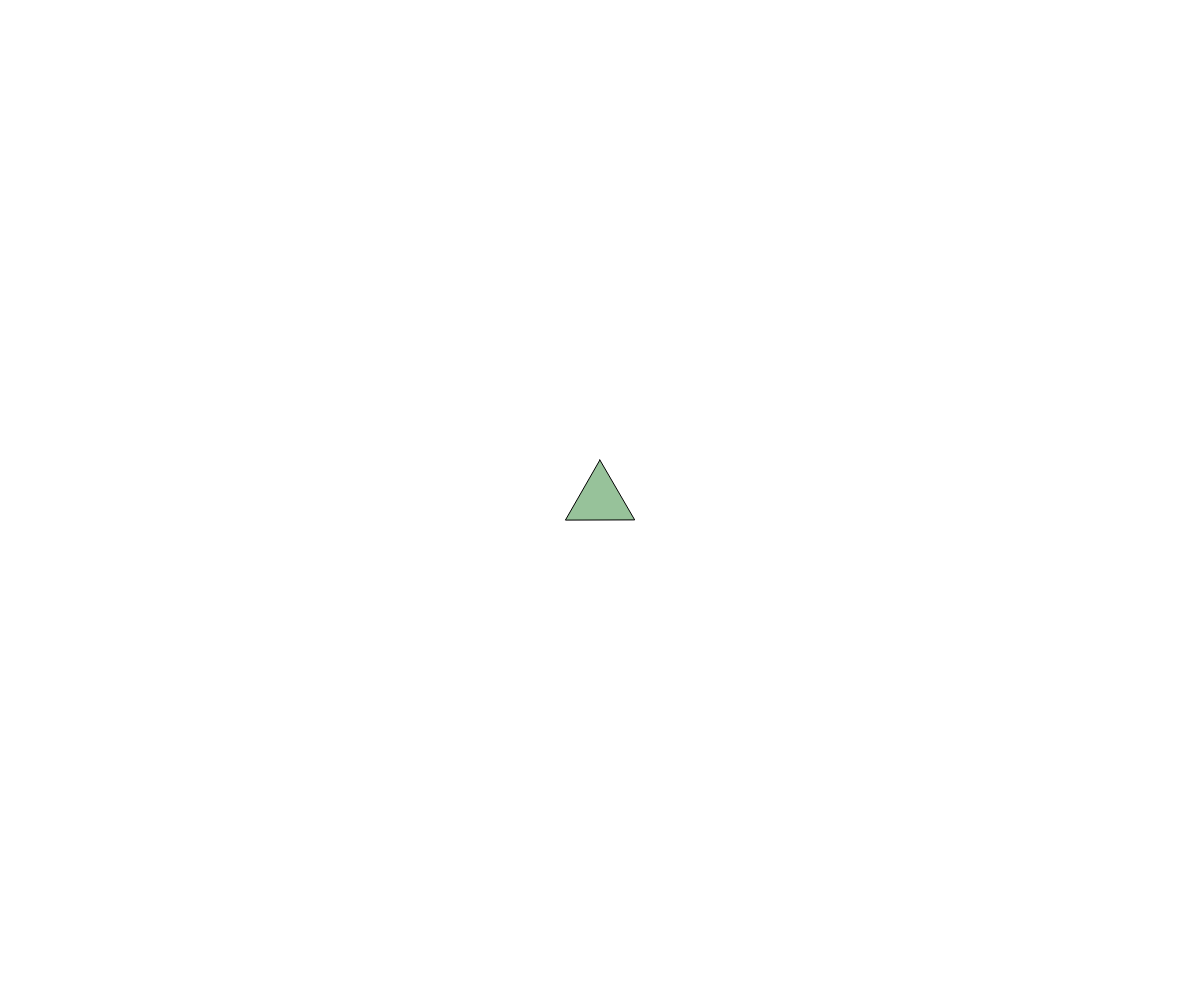
Frame 1 (no input)
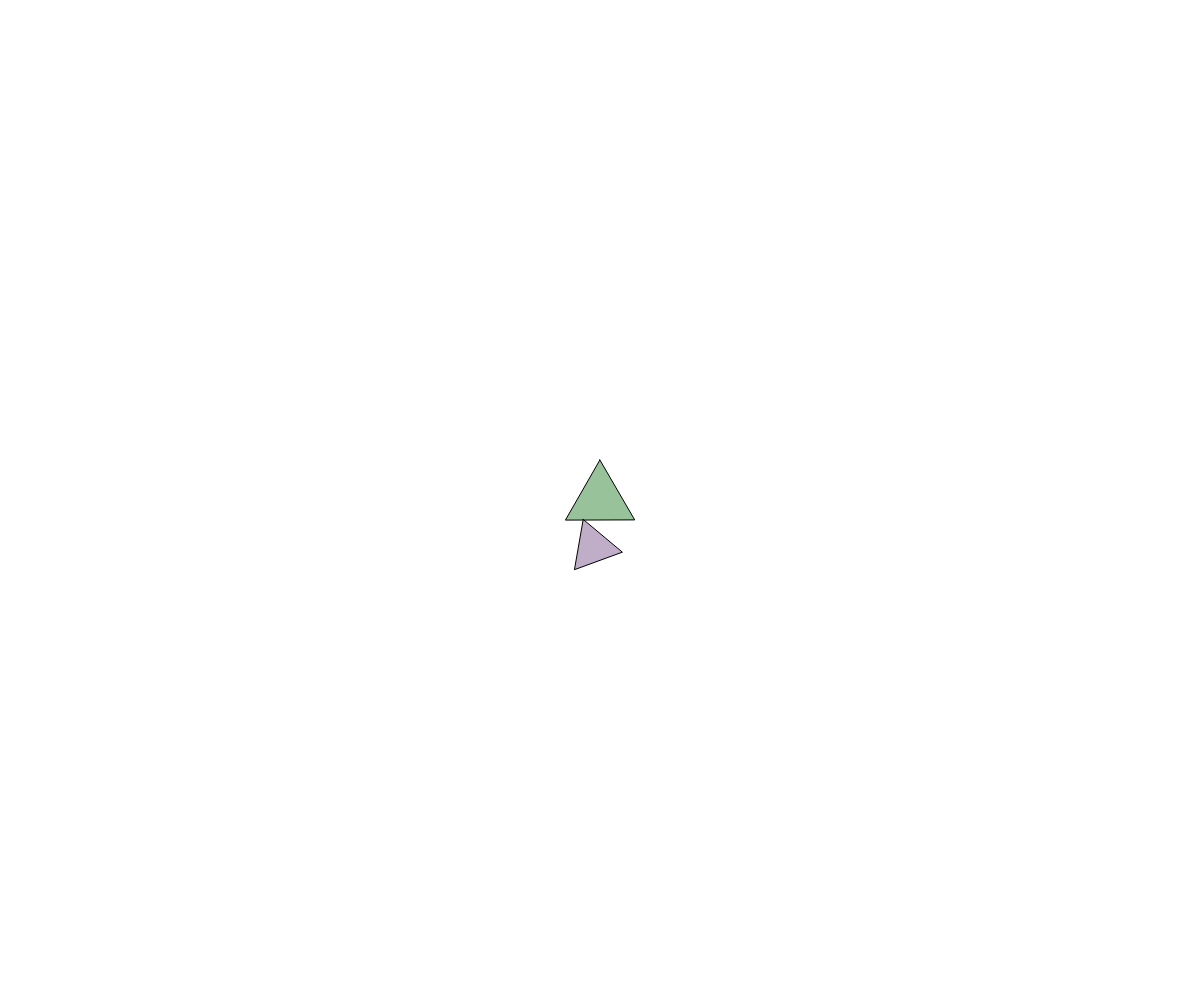
Frame 60 (no input)
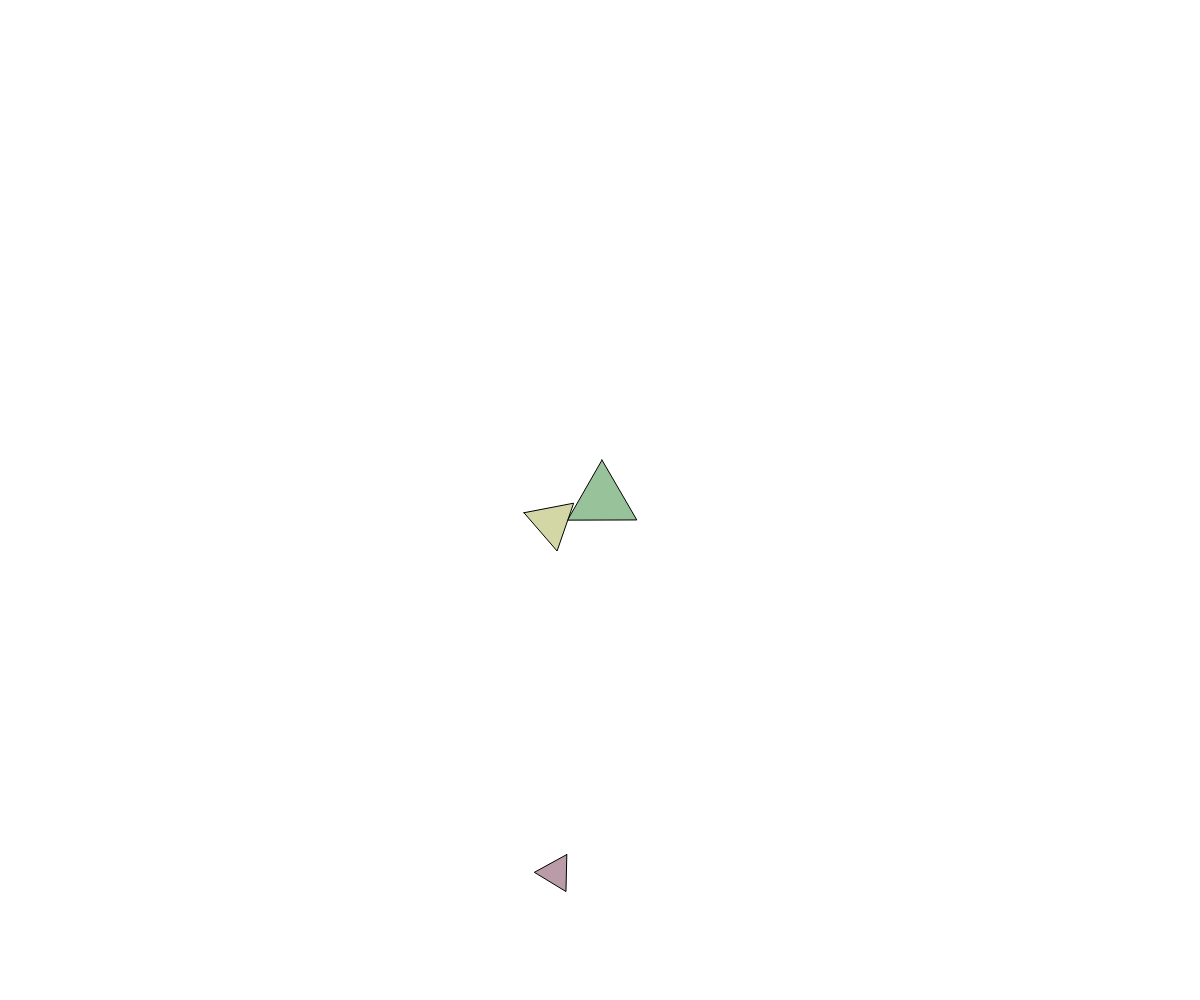
Frame 120 (the mouse pressed at the canvas centre since frame 60)

The p5.js sketch that drew these frames (run headless with seeded random() and noise() and a simulated clock; from frame 60 on, the mouse is pressed at the canvas centre):

// p5.js sketch
// ── sketch.js
class Triangle {
  constructor(x, y, size) {
    this.pos = createVector(x, y);
    this.vel = createVector(random(-1, 1), random(-1, 1));
    this.acc = createVector(0, 0);
    this.size = size || random(20, 40);
    this.angle = random(TWO_PI);
    this.angularVel = 0;
    this.angularAcc = 0;
    this.mass = this.size * this.size;
    this.color = color(random(360), random(20, 40), random(60, 80), 0.7);
    this.settled = false;
  }

  calculateVertices() {
    return [
      createVector(
        this.pos.x + cos(this.angle) * this.size,
        this.pos.y + sin(this.angle) * this.size
      ),
      createVector(
        this.pos.x + cos(this.angle + TWO_PI/3) * this.size,
        this.pos.y + sin(this.angle + TWO_PI/3) * this.size
      ),
      createVector(
        this.pos.x + cos(this.angle + 2*TWO_PI/3) * this.size,
        this.pos.y + sin(this.angle + 2*TWO_PI/3) * this.size
      )
    ];
  }

  applyForce(force) {
    let f = p5.Vector.div(force, this.mass);
    this.acc.add(f);
  }

  attract(other) {
    let force = p5.Vector.sub(this.pos, other.pos);
    let distance = force.mag();
    distance = constrain(distance, 5, 25);
    let strength = (this.mass * other.mass) / (distance * distance);
    force.setMag(strength);
    return force;
  }

  checkCollision(other) {
    let vertices1 = this.calculateVertices();
    let vertices2 = other.calculateVertices();
    
    // Check for intersection between any two line segments
    for (let i = 0; i < 3; i++) {
      for (let j = 0; j < 3; j++) {
        let a1 = vertices1[i];
        let a2 = vertices1[(i + 1) % 3];
        let b1 = vertices2[j];
        let b2 = vertices2[(j + 1) % 3];
        
        if (this.lineIntersection(a1, a2, b1, b2)) {
          return true;
        }
      }
    }
    return false;
  }

  lineIntersection(a1, a2, b1, b2) {
    let denominator = (b2.y - b1.y) * (a2.x - a1.x) - (b2.x - b1.x) * (a2.y - a1.y);
    if (denominator === 0) return false;
    
    let ua = ((b2.x - b1.x) * (a1.y - b1.y) - (b2.y - b1.y) * (a1.x - b1.x)) / denominator;
    let ub = ((a2.x - a1.x) * (a1.y - b1.y) - (a2.y - a1.y) * (a1.x - b1.x)) / denominator;
    
    return ua > 0 && ua < 1 && ub > 0 && ub < 1;
  }

  handleCollision(other) {
    // Push triangles apart
    let away = p5.Vector.sub(this.pos, other.pos);
    away.normalize();
    away.mult(0.5); // Reduced push force
    this.pos.add(away);
    other.pos.sub(away);
    
    // Transfer some angular momentum
    let angleChange = (this.angularVel - other.angularVel) * 0.1;
    this.angularVel -= angleChange;
    other.angularVel += angleChange;
    
    // Dampen velocities
    this.vel.mult(0.8);
    other.vel.mult(0.8);
  }

  update() {
    if (this.settled) return;

    this.vel.add(this.acc);
    this.vel.mult(0.99); // Drag
    this.pos.add(this.vel);
    
    this.angularVel += this.angularAcc;
    this.angularVel *= 0.99; // Angular drag
    this.angle += this.angularVel;
    
    this.acc.mult(0);
    this.angularAcc = 0;
  }

  show() {
    push();
    colorMode(HSB, 360, 100, 100, 1);
    stroke(0);
    strokeWeight(1);
    fill(this.color);
    
    beginShape();
    let vertices = this.calculateVertices();
    for (let v of vertices) {
      vertex(v.x, v.y);
    }
    endShape(CLOSE);
    pop();
  }
}

let triangles = [];
let centerTriangle;

function setup() {
  createCanvas(windowWidth, windowHeight);
  colorMode(HSB, 360, 100, 100, 1);
  background(255);
  
  // Create center triangle
  centerTriangle = new Triangle(width/2, height/2, 40);
  centerTriangle.settled = true;
  triangles.push(centerTriangle);
}

function draw() {
  background(255);
  
  // Spawn new triangles
  if (frameCount % 30 === 0 && triangles.length < 50) {
    let angle = random(TWO_PI);
    let radius = max(width, height);
    let x = width/2 + cos(angle) * radius;
    let y = height/2 + sin(angle) * radius;
    triangles.push(new Triangle(x, y));
  }
  
  // Update and check collisions
  for (let i = 0; i < triangles.length; i++) {
    let t1 = triangles[i];
    
    // Apply gravitational force from center triangle
    if (!t1.settled) {
      let force = centerTriangle.attract(t1);
      t1.applyForce(force);
      
      // Check collisions with other triangles
      for (let j = 0; j < triangles.length; j++) {
        if (i !== j) {
          let t2 = triangles[j];
          if (t1.checkCollision(t2)) {
            t1.handleCollision(t2);
          }
        }
      }
      
      t1.update();
    }
    
    t1.show();
  }
}

function windowResized() {
  resizeCanvas(windowWidth, windowHeight);
}
